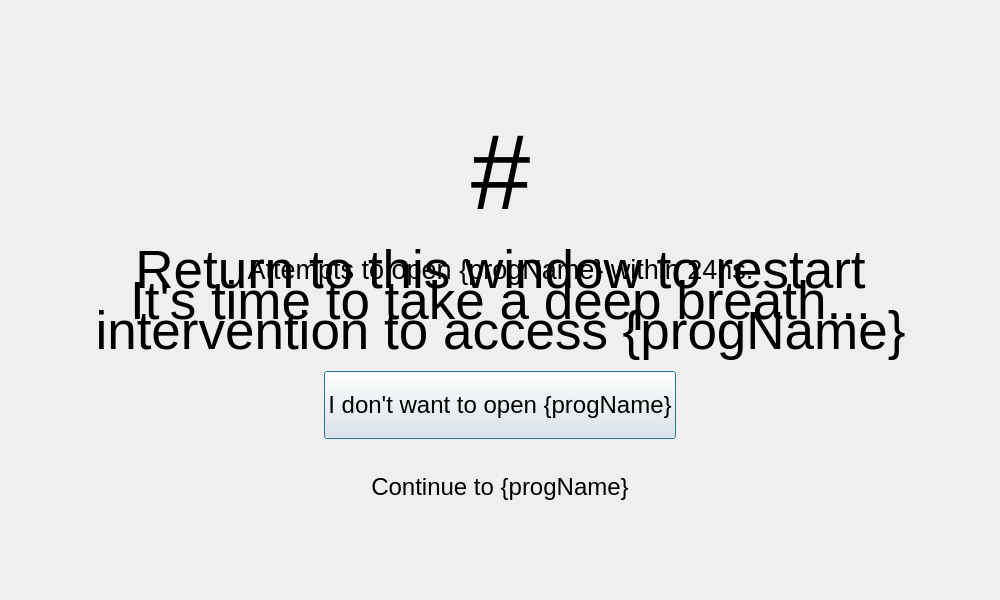
<?xml version="1.0" encoding="UTF-8"?>
<ui version="4.0">
 <class>MainWindow</class>
 <widget class="QMainWindow" name="MainWindow">
  <property name="geometry">
   <rect>
    <x>0</x>
    <y>0</y>
    <width>1000</width>
    <height>600</height>
   </rect>
  </property>
  <property name="windowTitle">
   <string>It's time to take a deep breath...</string>
  </property>
  <property name="locale">
   <locale language="English" country="UnitedStates"/>
  </property>
  <widget class="QWidget" name="centralwidget">
   <widget class="QWidget" name="widgetBgGradient" native="true">
    <property name="geometry">
     <rect>
      <x>0</x>
      <y>600</y>
      <width>1000</width>
      <height>600</height>
     </rect>
    </property>
   </widget>
   <widget class="QWidget" name="wrapperAttempts" native="true">
    <property name="geometry">
     <rect>
      <x>0</x>
      <y>0</y>
      <width>1000</width>
      <height>600</height>
     </rect>
    </property>
    <widget class="QWidget" name="layoutWidget_3">
     <property name="geometry">
      <rect>
       <x>0</x>
       <y>0</y>
       <width>1001</width>
       <height>601</height>
      </rect>
     </property>
     <layout class="QVBoxLayout" name="layoutAttempts">
      <property name="leftMargin">
       <number>40</number>
      </property>
      <property name="rightMargin">
       <number>40</number>
      </property>
      <item>
       <layout class="QVBoxLayout" name="layoutAttemptsTop">
        <item>
         <spacer name="verticalSpacer">
          <property name="orientation">
           <enum>Qt::Vertical</enum>
          </property>
          <property name="sizeType">
           <enum>QSizePolicy::Expanding</enum>
          </property>
          <property name="sizeHint" stdset="0">
           <size>
            <width>20</width>
            <height>40</height>
           </size>
          </property>
         </spacer>
        </item>
       </layout>
      </item>
      <item>
       <layout class="QVBoxLayout" name="layoutAttemptsMiddle">
        <item>
         <spacer name="verticalSpacer_2">
          <property name="orientation">
           <enum>Qt::Vertical</enum>
          </property>
          <property name="sizeHint" stdset="0">
           <size>
            <width>20</width>
            <height>40</height>
           </size>
          </property>
         </spacer>
        </item>
        <item>
         <widget class="QLabel" name="labelAttemptCount">
          <property name="font">
           <font>
            <pointsize>80</pointsize>
           </font>
          </property>
          <property name="locale">
           <locale language="English" country="UnitedStates"/>
          </property>
          <property name="text">
           <string>#</string>
          </property>
          <property name="alignment">
           <set>Qt::AlignCenter</set>
          </property>
          <property name="wordWrap">
           <bool>true</bool>
          </property>
         </widget>
        </item>
        <item>
         <spacer name="verticalSpacer_7">
          <property name="orientation">
           <enum>Qt::Vertical</enum>
          </property>
          <property name="sizeType">
           <enum>QSizePolicy::Preferred</enum>
          </property>
          <property name="sizeHint" stdset="0">
           <size>
            <width>20</width>
            <height>16</height>
           </size>
          </property>
         </spacer>
        </item>
        <item>
         <widget class="QLabel" name="labelMsgAttempts">
          <property name="font">
           <font>
            <pointsize>20</pointsize>
           </font>
          </property>
          <property name="locale">
           <locale language="English" country="UnitedStates"/>
          </property>
          <property name="text">
           <string>Attempts to open {progName} within 24hs.</string>
          </property>
          <property name="alignment">
           <set>Qt::AlignCenter</set>
          </property>
          <property name="wordWrap">
           <bool>true</bool>
          </property>
         </widget>
        </item>
        <item>
         <spacer name="verticalSpacer_3">
          <property name="orientation">
           <enum>Qt::Vertical</enum>
          </property>
          <property name="sizeHint" stdset="0">
           <size>
            <width>20</width>
            <height>40</height>
           </size>
          </property>
         </spacer>
        </item>
       </layout>
      </item>
      <item>
       <layout class="QVBoxLayout" name="layoutAttemptsBottom">
        <property name="sizeConstraint">
         <enum>QLayout::SetDefaultConstraint</enum>
        </property>
        <property name="leftMargin">
         <number>0</number>
        </property>
        <property name="rightMargin">
         <number>0</number>
        </property>
        <item>
         <spacer name="verticalSpacer_4">
          <property name="orientation">
           <enum>Qt::Vertical</enum>
          </property>
          <property name="sizeHint" stdset="0">
           <size>
            <width>20</width>
            <height>40</height>
           </size>
          </property>
         </spacer>
        </item>
        <item>
         <layout class="QHBoxLayout" name="horizontalLayout_2">
          <item>
           <widget class="QPushButton" name="buttonCancel">
            <property name="sizePolicy">
             <sizepolicy hsizetype="Maximum" vsizetype="Fixed">
              <horstretch>0</horstretch>
              <verstretch>0</verstretch>
             </sizepolicy>
            </property>
            <property name="minimumSize">
             <size>
              <width>0</width>
              <height>68</height>
             </size>
            </property>
            <property name="font">
             <font>
              <pointsize>18</pointsize>
              <italic>false</italic>
              <bold>false</bold>
             </font>
            </property>
            <property name="cursor">
             <cursorShape>PointingHandCursor</cursorShape>
            </property>
            <property name="locale">
             <locale language="English" country="UnitedStates"/>
            </property>
            <property name="text">
             <string>I don't want to open {progName}</string>
            </property>
            <property name="autoDefault">
             <bool>true</bool>
            </property>
            <property name="default">
             <bool>true</bool>
            </property>
           </widget>
          </item>
         </layout>
        </item>
        <item>
         <spacer name="verticalSpacer_6">
          <property name="orientation">
           <enum>Qt::Vertical</enum>
          </property>
          <property name="sizeType">
           <enum>QSizePolicy::Preferred</enum>
          </property>
          <property name="sizeHint" stdset="0">
           <size>
            <width>20</width>
            <height>8</height>
           </size>
          </property>
         </spacer>
        </item>
        <item>
         <layout class="QHBoxLayout" name="horizontalLayout_3">
          <item>
           <widget class="QPushButton" name="buttonContinue">
            <property name="sizePolicy">
             <sizepolicy hsizetype="Maximum" vsizetype="Fixed">
              <horstretch>0</horstretch>
              <verstretch>0</verstretch>
             </sizepolicy>
            </property>
            <property name="minimumSize">
             <size>
              <width>0</width>
              <height>68</height>
             </size>
            </property>
            <property name="font">
             <font>
              <pointsize>18</pointsize>
              <kerning>true</kerning>
             </font>
            </property>
            <property name="cursor">
             <cursorShape>PointingHandCursor</cursorShape>
            </property>
            <property name="locale">
             <locale language="English" country="UnitedStates"/>
            </property>
            <property name="text">
             <string>Continue to {progName}</string>
            </property>
            <property name="flat">
             <bool>true</bool>
            </property>
           </widget>
          </item>
         </layout>
        </item>
        <item>
         <spacer name="verticalSpacer_8">
          <property name="orientation">
           <enum>Qt::Vertical</enum>
          </property>
          <property name="sizeHint" stdset="0">
           <size>
            <width>20</width>
            <height>40</height>
           </size>
          </property>
         </spacer>
        </item>
        <item>
         <spacer name="verticalSpacer_5">
          <property name="orientation">
           <enum>Qt::Vertical</enum>
          </property>
          <property name="sizeHint" stdset="0">
           <size>
            <width>20</width>
            <height>40</height>
           </size>
          </property>
         </spacer>
        </item>
       </layout>
      </item>
     </layout>
    </widget>
   </widget>
   <widget class="QWidget" name="wrapperBreathe" native="true">
    <property name="geometry">
     <rect>
      <x>0</x>
      <y>0</y>
      <width>1000</width>
      <height>600</height>
     </rect>
    </property>
    <widget class="QWidget" name="layoutWidget">
     <property name="geometry">
      <rect>
       <x>0</x>
       <y>0</y>
       <width>1001</width>
       <height>601</height>
      </rect>
     </property>
     <layout class="QVBoxLayout" name="layoutBreathe">
      <item>
       <spacer name="verticalSpacer_9">
        <property name="orientation">
         <enum>Qt::Vertical</enum>
        </property>
        <property name="sizeHint" stdset="0">
         <size>
          <width>20</width>
          <height>40</height>
         </size>
        </property>
       </spacer>
      </item>
      <item>
       <widget class="QLabel" name="labelMsgItsTime">
        <property name="font">
         <font>
          <pointsize>40</pointsize>
          <bold>false</bold>
         </font>
        </property>
        <property name="text">
         <string>It's time to take a deep breath...</string>
        </property>
        <property name="alignment">
         <set>Qt::AlignCenter</set>
        </property>
        <property name="wordWrap">
         <bool>true</bool>
        </property>
       </widget>
      </item>
      <item>
       <spacer name="verticalSpacer_10">
        <property name="orientation">
         <enum>Qt::Vertical</enum>
        </property>
        <property name="sizeHint" stdset="0">
         <size>
          <width>20</width>
          <height>40</height>
         </size>
        </property>
       </spacer>
      </item>
     </layout>
    </widget>
   </widget>
   <widget class="QWidget" name="wrapperReturn" native="true">
    <property name="geometry">
     <rect>
      <x>0</x>
      <y>0</y>
      <width>1000</width>
      <height>600</height>
     </rect>
    </property>
    <widget class="QWidget" name="layoutWidget_2">
     <property name="geometry">
      <rect>
       <x>0</x>
       <y>0</y>
       <width>1001</width>
       <height>601</height>
      </rect>
     </property>
     <layout class="QVBoxLayout" name="layoutReturn">
      <item>
       <spacer name="verticalSpacer_11">
        <property name="orientation">
         <enum>Qt::Vertical</enum>
        </property>
        <property name="sizeHint" stdset="0">
         <size>
          <width>20</width>
          <height>40</height>
         </size>
        </property>
       </spacer>
      </item>
      <item>
       <widget class="QLabel" name="labelMsgReturn">
        <property name="font">
         <font>
          <pointsize>40</pointsize>
         </font>
        </property>
        <property name="text">
         <string>Return to this window to restart intervention to access {progName}</string>
        </property>
        <property name="alignment">
         <set>Qt::AlignCenter</set>
        </property>
        <property name="wordWrap">
         <bool>true</bool>
        </property>
       </widget>
      </item>
      <item>
       <spacer name="verticalSpacer_12">
        <property name="orientation">
         <enum>Qt::Vertical</enum>
        </property>
        <property name="sizeHint" stdset="0">
         <size>
          <width>20</width>
          <height>40</height>
         </size>
        </property>
       </spacer>
      </item>
     </layout>
    </widget>
   </widget>
  </widget>
 </widget>
 <resources/>
 <connections>
  <connection>
   <sender>buttonCancel</sender>
   <signal>clicked()</signal>
   <receiver>MainWindow</receiver>
   <slot>close()</slot>
   <hints>
    <hint type="sourcelabel">
     <x>500</x>
     <y>401</y>
    </hint>
    <hint type="destinationlabel">
     <x>499</x>
     <y>299</y>
    </hint>
   </hints>
  </connection>
 </connections>
</ui>
